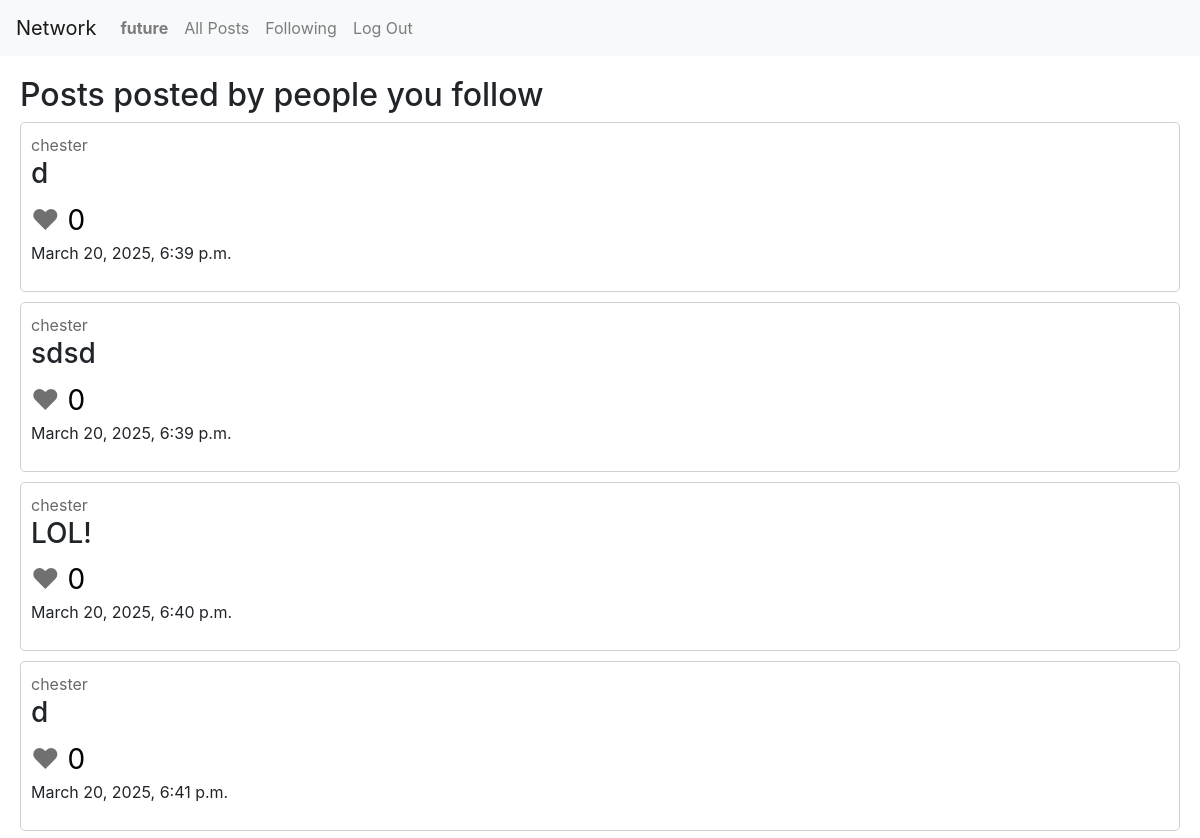
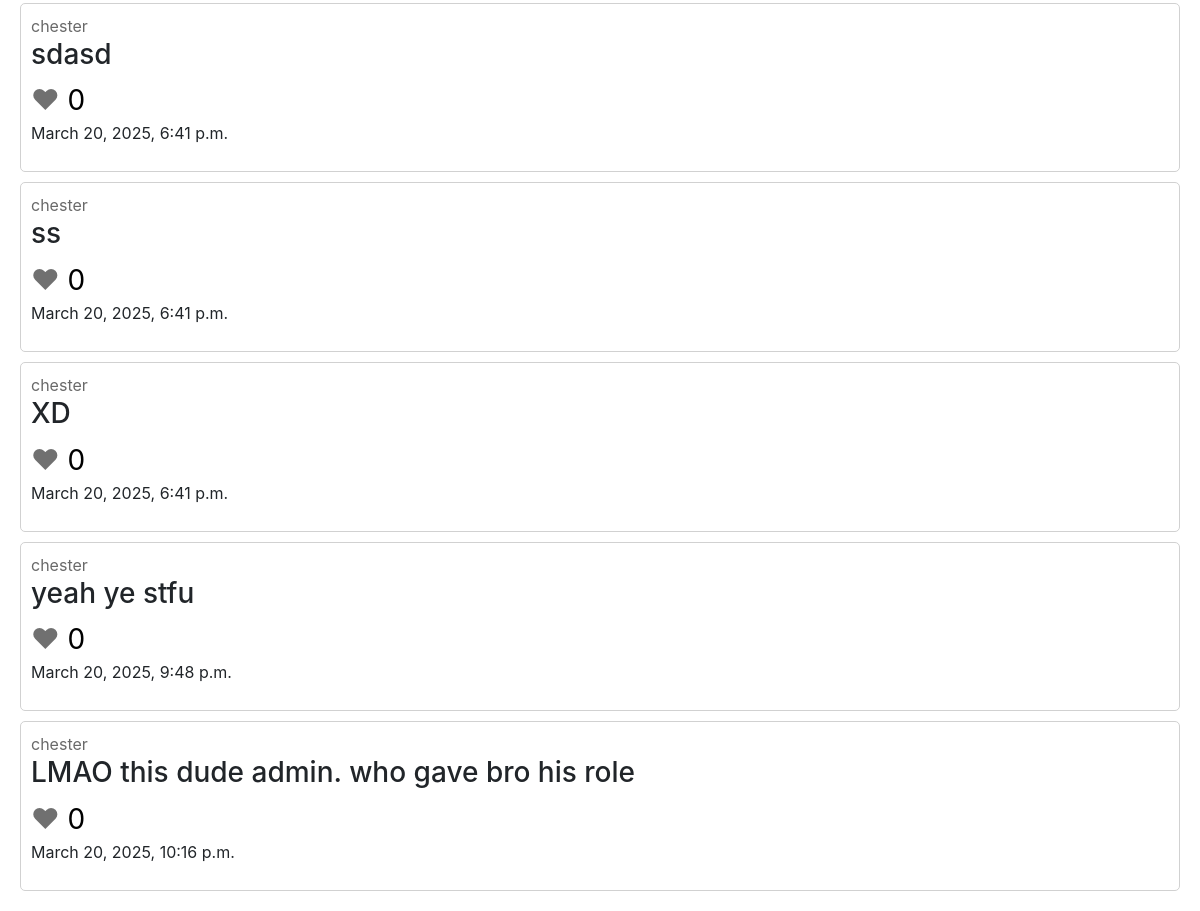
Before: /following (signed in) with the older database file (2 pictures, top to bottom).
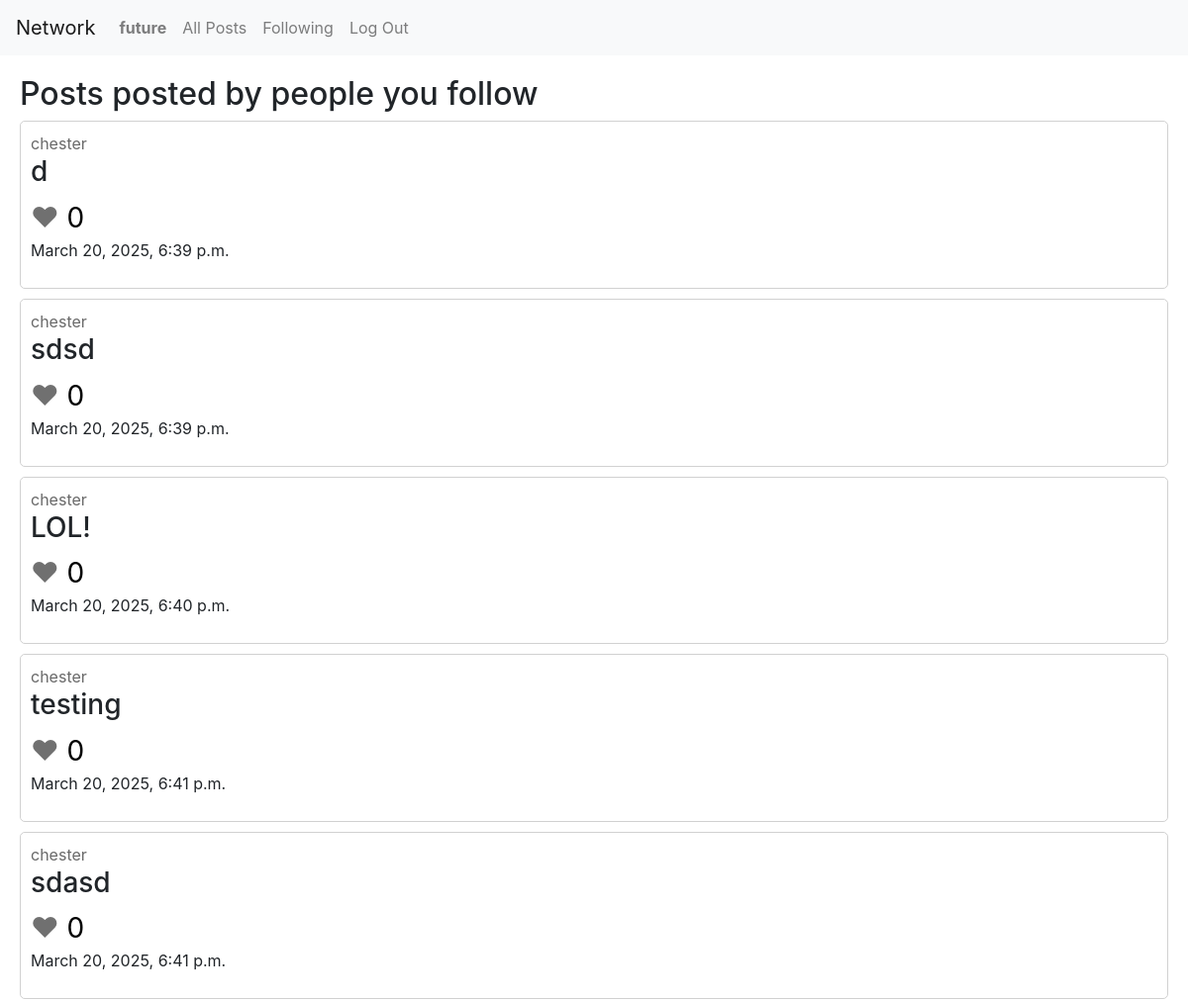
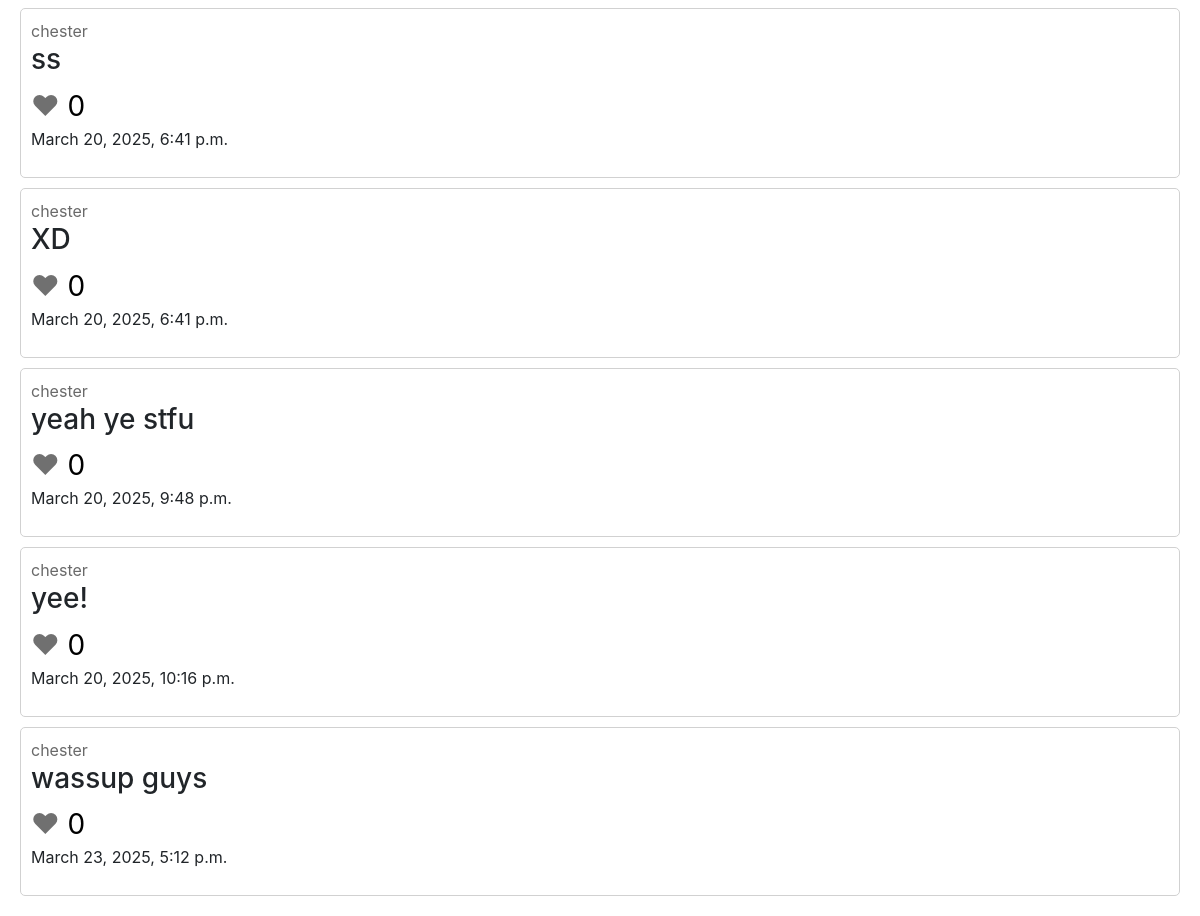
After: the same page with the newer database file (2 pictures, top to bottom).
### network/models.py (models this page shows)
class Post(models.Model):
    content = models.TextField(max_length=250)
    likes = models.IntegerField(default=0)
    creator = models.ForeignKey(User, on_delete=models.CASCADE)
    timestamp = models.DateTimeField(auto_now_add=True)

class User(AbstractUser):
    followers = models.ManyToManyField("self", blank=True, symmetrical=False, related_name="following_users")
    following = models.ManyToManyField("self", blank=True, symmetrical=False, related_name="followers_users")

### network/views.py (the view)
# urls.py: path("following", views.followed_posts, name="followed_posts"),
@login_required
def followed_posts(request):
    user = User.objects.get(username=request.user.username)
    all_posts = Post.objects.filter(creator__in=user.following.all())
    return render(request, "network/followed_posts.html", {
        "all_posts": all_posts
    })

### network/templates/network/followed_posts.html
{% extends "network/layout.html" %}
{% block body %}
    <h2>Posts posted by people you follow</h2>
    {% include 'network/posts.html' %}
{% endblock %}

### network/templates/network/posts.html (shortened to what this page needs)
{% for post in all_posts %}
    <div class="post">
        <span><a href="{% url 'user_account' post.creator %}" class="user-link">{{ post.creator }}</a></span>
        <h3 class="post-content">{{ post.content }}</h3>
        <span class="heart">&hearts;</span><span class="likes"> {{ post.likes }}</span>
        <p>
        <span>{{ post.timestamp }}</span>
        </p>
    </div>
    {% empty %}
    <h3>No posts at the moment</h3>
{% endfor %}

Changed rows visible on the page:
changed Post: content "d" → "testing"
changed Post: content "LMAO this dude admin. who gave bro his role" → "yee!"
added Post: creator "chester", content "wassup guys", likes "0", timestamp "March 23, 2025, 5:12 p.m."
